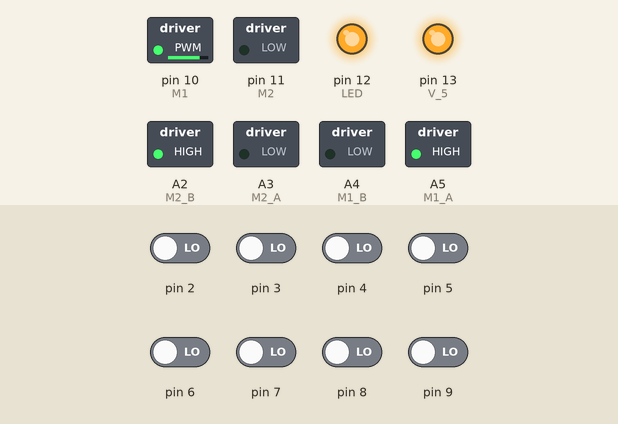
Recording of a sketch running on a simulated Arduino Uno, built with avr-gcc and run on an emulated ATmega328P. Shown: switched loads named in the sketch (green lamp = pin HIGH), output pins drawn as LEDs (lit = HIGH). The test bench sets the inputs (shaded band); at power-on: pin 2–9 LOW.

Above: at 1.2 s.
1.3 s: pin 5 driven HIGH
At 2.0 s:
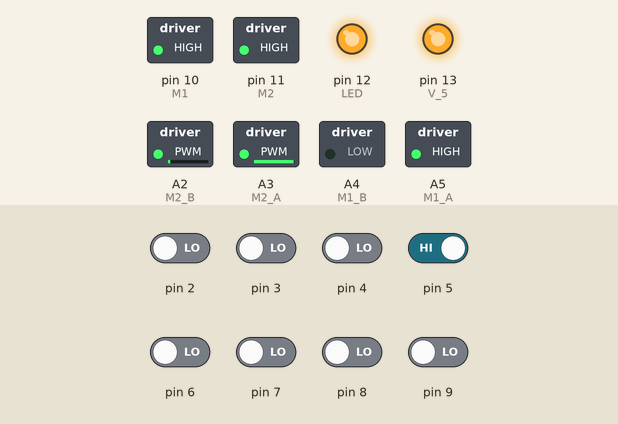
2.8 s: pin 9 driven HIGH
At 3.6 s:
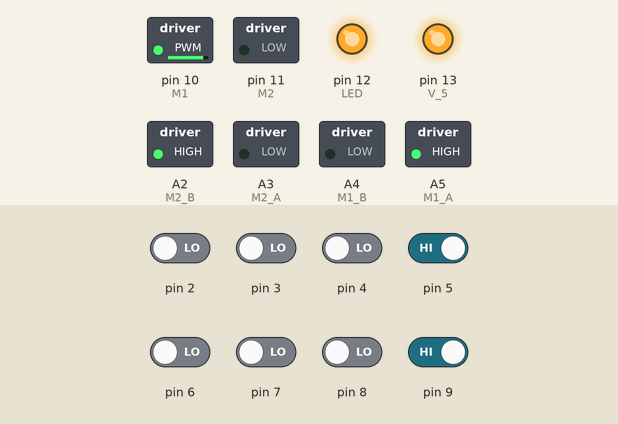
4.3 s: pin 7 driven HIGH
At 7.0 s:
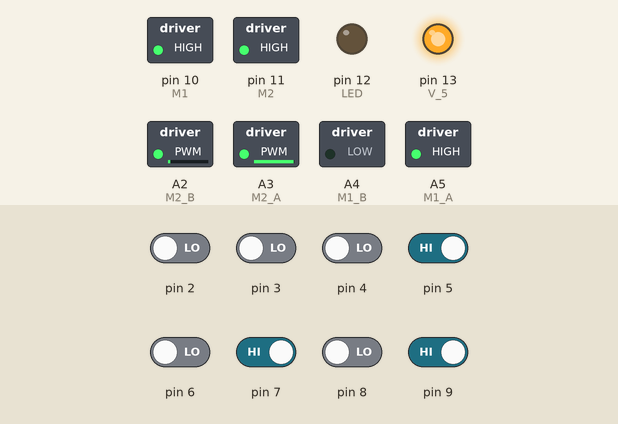
7.3 s: pin 6 driven HIGH
At 7.8 s:
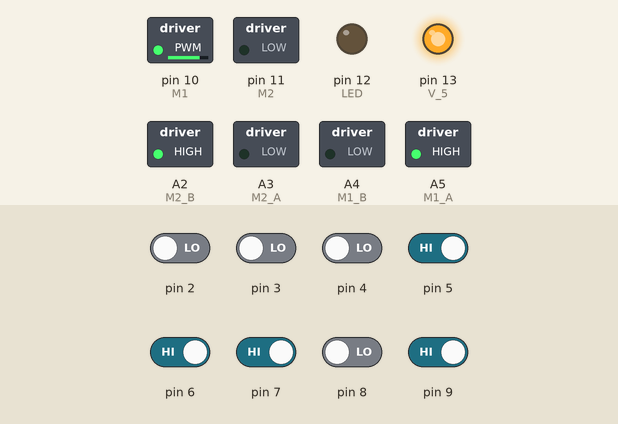
8.8 s: pin 8 driven HIGH
At 10.0 s:
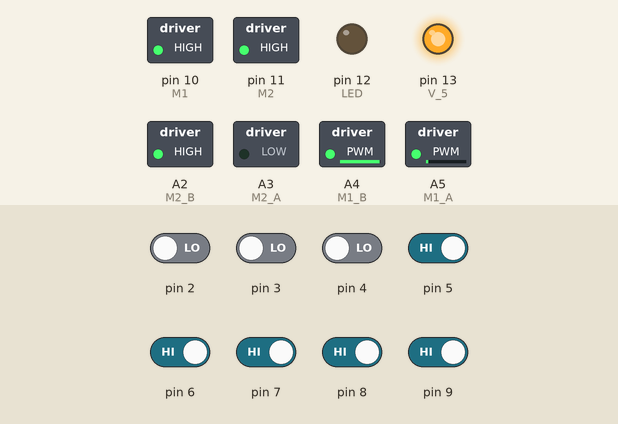
10.3 s: pin 2 driven HIGH
At 11.7 s:
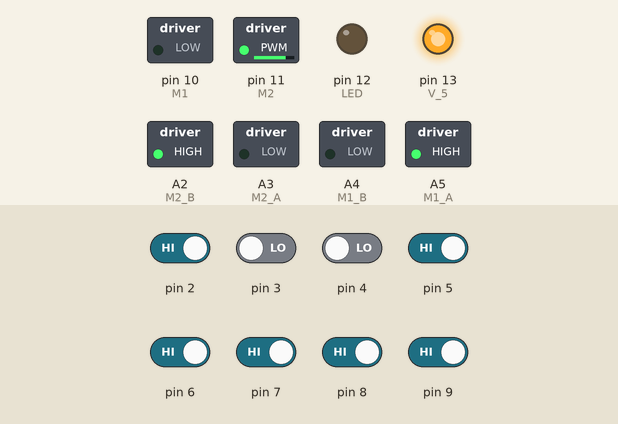
Timing chart, 0 to 12.8 s (numbered marks = the images above; inputs shaded):
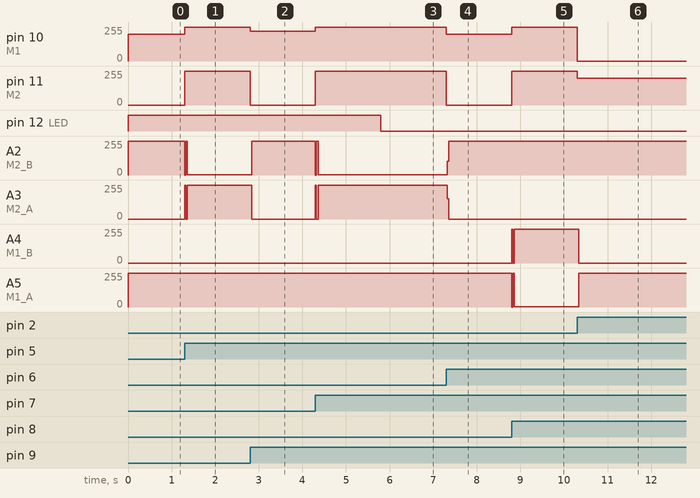

The sketch:

main_code_rev4.ino
```cpp
#define M1 10//PWM Pin for Motor1
#define M2 11//PWM Pin for Motor2
#define M1_A A5
#define M1_B A4
#define M2_A A3
#define M2_B A2
#define LED 12
#define V_5 13
#define base_speed 100
#include <MsTimer2.h>
float kp=2.5, kd=0.2, ki=0, M1_speed=base_speed, M2_speed=base_speed, last_error=0;//universal constants
int left_sensor=0b000,mid_sensor=0b00,right_sensor=0b000;
void setup()
{
  int i=2;
  for(i=2;i<10;i++)
    {
       pinMode(i,INPUT);//Reading pin 2-9 as input
    }
   //Serial.begin(9600);//for serial I/O of sensors. Comment out after debugging
   //pin declaration
   pinMode(LED,OUTPUT);//Using Arduino LED for checkpoint alert
   pinMode(V_5,OUTPUT);
   pinMode(M1,OUTPUT);
   pinMode(M2,OUTPUT);
   pinMode(M1_A,OUTPUT);
   pinMode(M2_A,OUTPUT);
   pinMode(M1_B,OUTPUT);
   pinMode(M2_B,OUTPUT);

   //pin initialisation
   digitalWrite(LED,LOW);//set LED as OFF
   digitalWrite(V_5,HIGH);
   digitalWrite(M1_A,HIGH);
   digitalWrite(M1_B,LOW);
   digitalWrite(M2_A,LOW);
   digitalWrite(M2_B,HIGH);
}


void loop()
{
  read_sensor();//read the sensor data and get the error

  //For displaying error using serial I/O
  //delay(1500);
 // Serial.println(String("Error=")+ error);

  int error=calc_error();

  float pid=calc_PID(error);//Calculate PID value
  run_motors(pid);//Set the motor speed using calculated PID
}

int read_sensor(void)
{
  //initialisation
  int arr[10],i,count=0;
  for(i=2;i<10;i++)
    {
      arr[i]=!digitalRead(i);//reading each sensor
      count+=arr[i];//Counting the number of sensors high
    }
   if(count>5)//Treating 5+ sensor high as checkpoint reached. Using MSTimer to autoswitch off LED after 1000ms.
   {
      MsTimer2::set(1500,checkpoint); // 1000ms period
      MsTimer2::start();//Start the timer
      digitalWrite(LED,HIGH);
   }
  //reading left sensor
  left_sensor=(arr[9])*4 + (arr[8])*2 + arr[7];
  mid_sensor=(arr[6])*2 + arr[5];
  right_sensor=(arr[4])*4 + (arr[3])*2 + arr[2];
}

int calc_error()
{
  switch(mid_sensor)
  {
    case 0b00://mid_sensor is 0
      if(left_sensor )
      {
        //1 sensor
        if(left_sensor==0b001)
          return -20;
        else if(left_sensor==0b010)
          return -40;
        else if(left_sensor==0b100)
          return -80;
        //2 and more sensor
        else if(left_sensor==0b011)
          return -30;
        else
          return -80;
      }
      else if(right_sensor)
      {
          //1 sensor
        if(right_sensor==0b001)
          return 80;
        else if(right_sensor==0b010)
          return 40;
        else if(right_sensor==0b100)
          return 20;
        //2 and more sensor
        else if(right_sensor==0b011)
          return 80;
        else if(right_sensor==0b110)
          return 40;
        else
          return 80;
      }
      else
        {
          if(last_error>=0)
            return -40;
          else
            return 40;
        }
        //end case
    case 0b11: //mid-sensor full on
        {
          if(left_sensor && right_sensor)
            {
              if(left_sensor > (8-right_sensor))
                return -40;
              else if((8-right_sensor) > left_sensor)
                return 40;
              else
                return 0;
            }
          else if(left_sensor )
          {
            //1 sensor
            if(left_sensor==0b001)
              return -20;
            //2 and more sensor
            else if(left_sensor==0b011)
              return -30;
            else
              return -80;
          }
          else if(right_sensor)
          {
              //1 sensor
            if(right_sensor==0b100)
              return 20;
            //2 and more sensor
            else if(right_sensor==0b110)
              return 30;
            else
              return 80;
          }
        }
      //end case
    case 0b01:
      {
        if(right_sensor)
        {
          if(right_sensor==0b000)
            return 20;
          else if(right_sensor==0b100)
            return 30;
          else if(right_sensor==0b110)
            return 50;
          else
            return 80;
        }
        else
          return 20;
      }
      //end case

     case 0b10:
        {
          if(left_sensor)
          {
            if(left_sensor==0b000)
              return -20;
            else if(left_sensor==0b001)
              return -30;
            else if(left_sensor==0b011)
              return -50;
            else
              return -80;
          }
          else
            return -20;
        }
  }
}
float calc_PID(int ERR)
{
  float error=float(ERR);
  float pid=kp*error+kd*(error-last_error)+ki*(error+last_error);//PID algorithm
  /*Experimental block to increase speed at straight paths. Comment out if it proves to be unstable*/
  /*if(last_error==0 && error==0)
  {
    M1_speed+=2;
    M2_speed+=2;
  }
  else
  {
    M1_speed=base_speed;
    M2_speed=base_speed;
  }*/
  last_error=error;
  //Serial.println(String("PID = ")+pid);
  return pid;
}
void run_motors(float PID)
{

  float motor1=M1_speed-PID;//speed of Motor1
  float motor2=M2_speed+PID;//Speed of Motor2

  if(motor1>255)//For correcting MAX PWM
    motor1=255;

  if(motor1<0)//For correcting MIN PWM
    motor1=0;

  if(motor2>255)//For correcting MAX PWM
    motor2=255;

  if(motor2<0)//For correcting MIN PWM
    motor2=0;
  //Serial.println(String("Motor1=")+motor1+String(", Motor2=")+motor2); // For debugging. Comment out during actual operation.
  //delay(500);
  if(motor1>250)
    M1_full();
  else if(motor2>250)
    M2_full();
  else
  {
    analogWrite(M1,(int)motor1);
    analogWrite(M2,(int)motor2);
  }
  /*delay(500);
  Serial.println(String("PID=")+ PID);
  Serial.println(String("Motor1=")+ motor1);
  Serial.println(String("char Motor1=")+ (int)motor1);
  Serial.println(String("Motor2=")+ motor2);
  Serial.println(String("char Motor2=")+ (int)motor2);*/

}
void checkpoint()//To be called when a checkpoint is reached.
{
  digitalWrite(LED,LOW);
  MsTimer2::stop();
}
void M1_full()
{
   digitalWrite(M2_A,HIGH);
   digitalWrite(M2_B,LOW);
   analogWrite(M1,255);
   analogWrite(M2,255);
   delay(10);
   digitalWrite(M2_A,LOW);
   digitalWrite(M2_B,HIGH);
}
void M2_full()
{
   digitalWrite(M1_A,LOW);
   digitalWrite(M1_B,HIGH);
   analogWrite(M1,255);
   analogWrite(M2,255);
   delay(10);
   digitalWrite(M1_A,HIGH);
   digitalWrite(M1_B,LOW);
}
```

Measured:
- after the input at 1.3 s, pin 10 (M1): 200/255 → 255/255 at once; pin 11 (M2): 0/255 → 255/255 at once; A2 (M2_B): 255/255 → 3/255 at once; A3 (M2_A): 0/255 → 252/255 at once
- after the input at 2.8 s, pin 10 (M1): 255/255 → 225/255 at once; pin 11 (M2): 255/255 → 0/255 at once; A2 (M2_B): 3/255 → 255/255 at once; A3 (M2_A): 252/255 → 0/255 at once
- after the input at 4.3 s, pin 10 (M1): 225/255 → 255/255 at once; pin 11 (M2): 0/255 → 255/255 at once; pin 12 (LED): HIGH → LOW after 1.5 s; A2 (M2_B): 255/255 → 3/255 at once; A3 (M2_A): 0/255 → 252/255 at once
- after the input at 7.3 s, pin 10 (M1): 255/255 → 200/255 at once; pin 11 (M2): 255/255 → 0/255 at once; A2 (M2_B): 3/255 → 255/255 at once; A3 (M2_A): 252/255 → 0/255 at once
- after the input at 8.8 s, pin 10 (M1): 200/255 → 255/255 at once; pin 11 (M2): 0/255 → 255/255 at once; A4 (M1_B): 0/255 → 252/255 at once; A5 (M1_A): 255/255 → 3/255 at once
- after the input at 10.3 s, pin 10 (M1): 255/255 → 0/255 at once; pin 11 (M2): 255/255 → 200/255 at once; A4 (M1_B): 252/255 → 0/255 at once; A5 (M1_A): 3/255 → 255/255 at once
